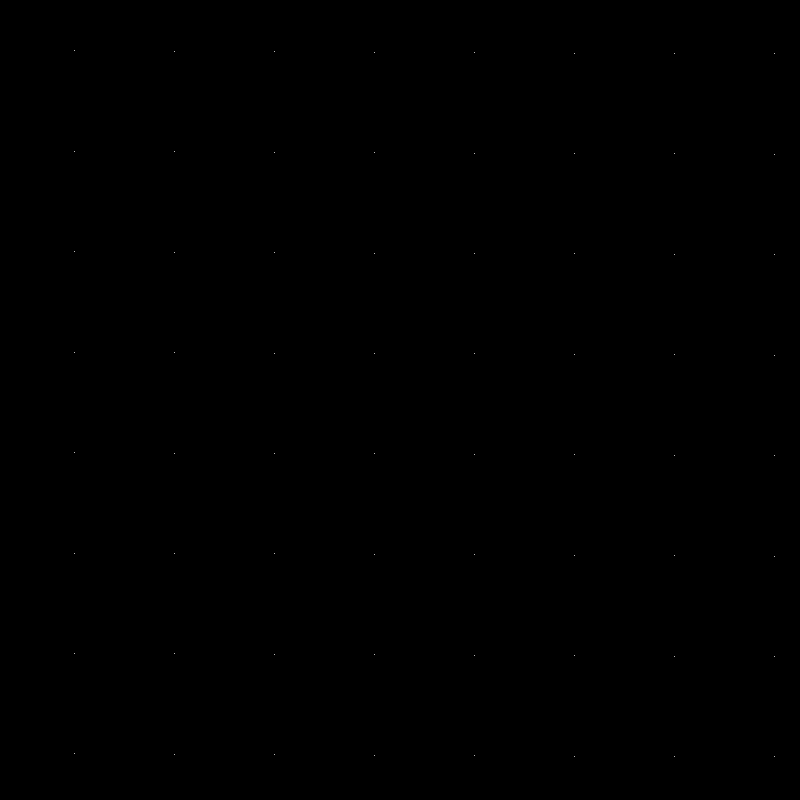
Frame 1 (no input)
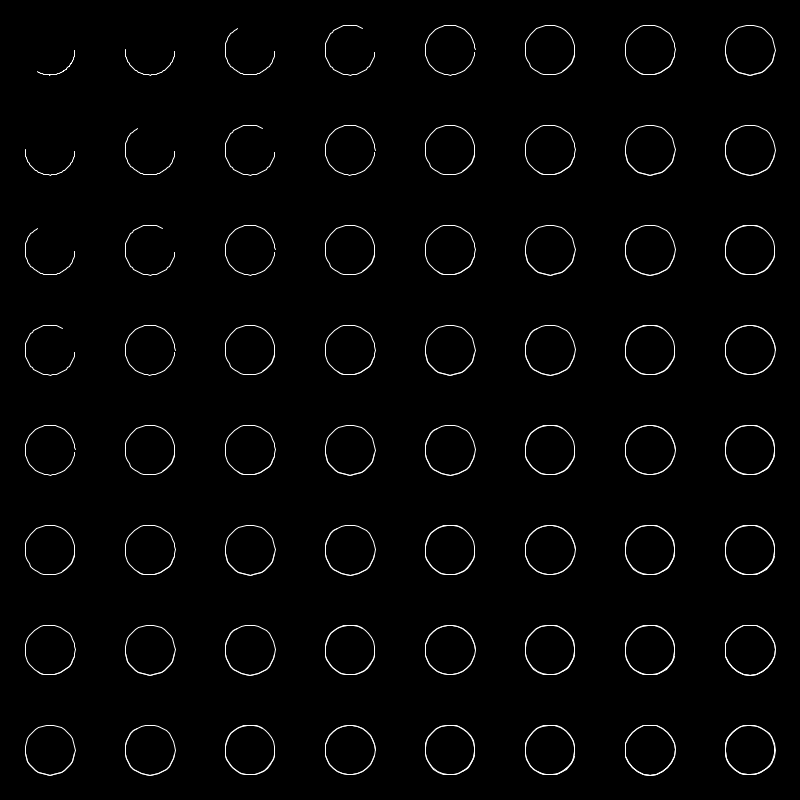
Frame 60 (the mouse pressed at the canvas centre just before this capture)
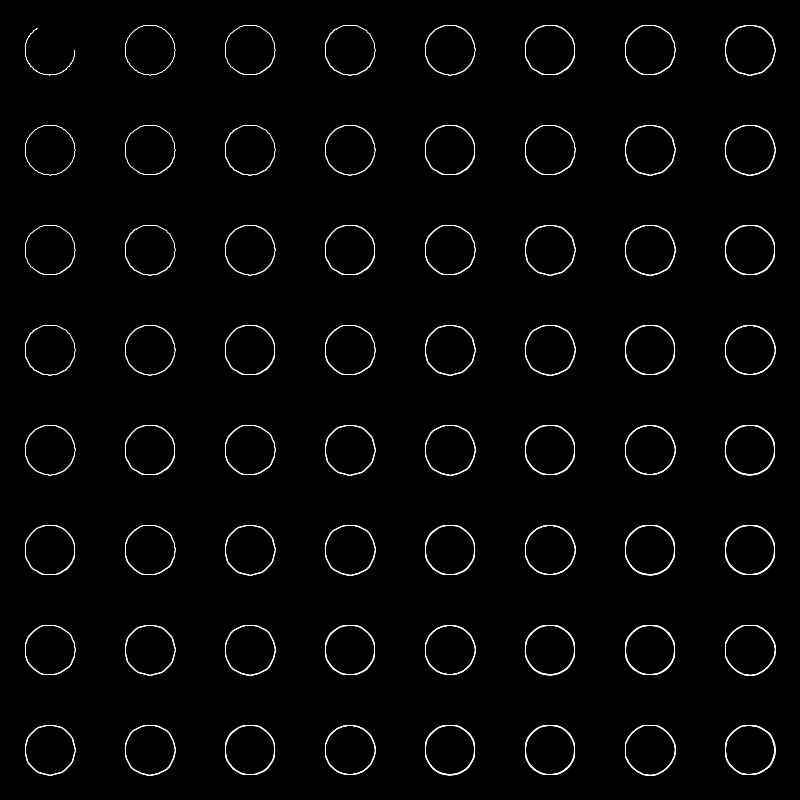
Frame 120 (the mouse held since frame 60 and released just before this capture)

The Processing sketch that drew these frames (run headless with seeded random() and noise(); from frame 60 on, the mouse is pressed at the canvas centre):

// Processing sketch: curves
// ── curves.pde


ArrayList<Curve> curves = new ArrayList<Curve>();
void setup() {
  size(800, 800);
  int num = 8;
  float w = width / num;
  float h = height / num;


  for (float x = 0; x < num; x += 1) {
    float xpos = x * w;
    float xx = x+1;
    for (float y = 0; y < num; y += 1) {
      float ypos = y * h;
      float yy = y + 1;
      Curve c = new Curve(xpos, ypos, w, h, xx, yy);
      curves.add(c);
    }
  }

  //curves.add(new Curve(0,0,width, height, 1, 2));
}

void draw() {
  background(0);
  for (Curve c : curves) {
    c.update();
    c.draw();
    image(c.image, c.pos.x, c.pos.y);
  }
}

void mouseReleased() {
  for (Curve c : curves) {
    
    c.clear();
  }
}

// ── curve_class.pde
class Curve {
  PGraphics image;
  float freqA, freqB;
  PVector pos;
  PVector dims;
  PVector centre;
  
  float valA, valB;
  float x,y;
  float prevX = -1, prevY =-1;
  float r;
  
  Curve(float x, float y, float w, float h, float fA, float fB) {
    pos = new PVector(x,y);
    dims = new PVector(w,h);
    r = dims.x / 4;
    image = createGraphics(floor(w),floor(h));
    valA = 0;
    valB = 0;
    freqA = fA;
    freqB = fB;
    centre = new PVector(w/2, h/2);
    
  }
  
  void update() {
    valA += radians(freqA);
    if (valA > TWO_PI) valA -= TWO_PI;
    valB += radians(freqB);
    if (valB > TWO_PI) valB -= TWO_PI;
    
    
    
    x = centre.x  + r * cos(valA + valB);
    y = centre.y + r * sin(valA + valB);
    
    
    
    
    
  }
  
  void clear() {
    image.beginDraw();
    image.background(0);
    image.endDraw();
  }
  
  
  void draw() {
    image.beginDraw();
    image.stroke(255);
    if (prevX == -1 && prevY == -1) {
      image.point(x,y);
    } else {
      image.line(prevX, prevY, x,y);
    }
    //image.point(x,y);
    image.endDraw();
    
    prevX = x;
    prevY = y;
  }
}
